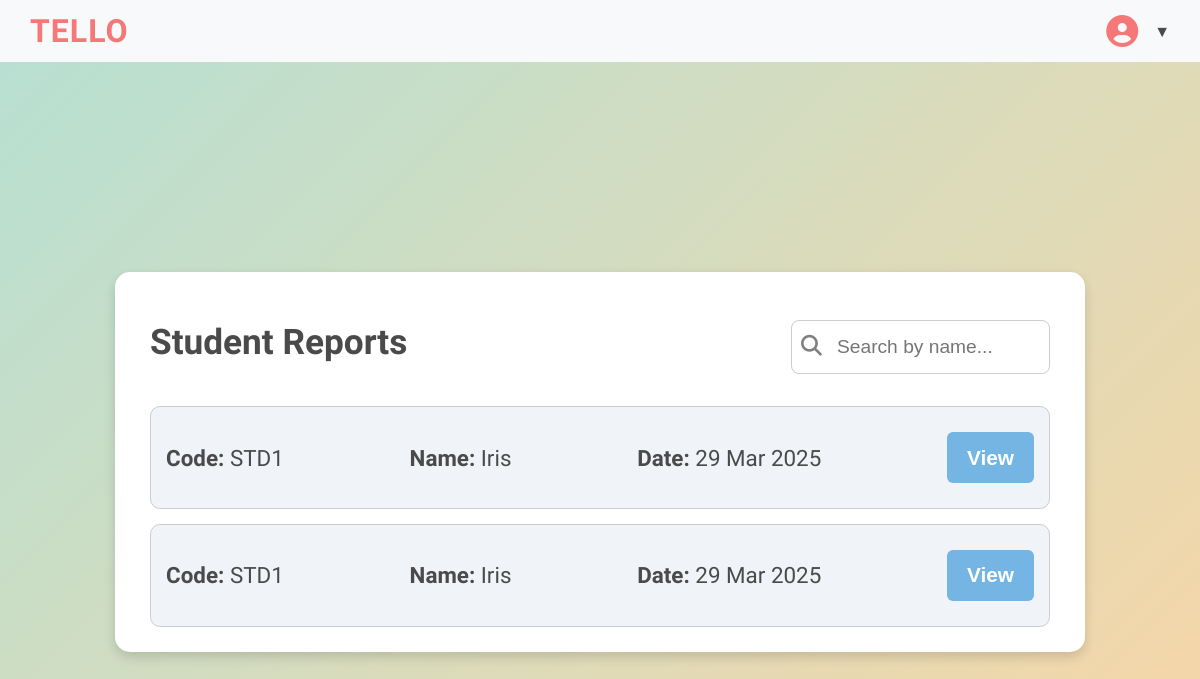
The page /report_list/ on the database its author committed.
### tello/models.py (models this page shows, shortened)
class Student(models.Model):
    studentid = models.AutoField(primary_key=True)
    studentcode = models.CharField(max_length=4, unique=True)
    studentname = models.CharField(max_length=100)
    studentgrade = models.CharField(max_length=50)
    studentage = models.IntegerField()
    assignedteacher = models.ForeignKey(Teacher, on_delete=models.CASCADE)
    additional_notes = models.TextField(blank=True, null=True)
    created_at = models.DateTimeField(auto_now_add=True)

class StudentReport(models.Model):
    story_session = models.ForeignKey(
        StorySession, on_delete=models.CASCADE, related_name="reports")
    vocab_score = models.FloatField()
    structure_sim_score = models.FloatField()
    response_length = models.FloatField()
    avg_engagement = models.FloatField()
    final_score = models.FloatField()
    prompt_interaction_ratio = models.FloatField()
    prompt_interaction_count = models.IntegerField()
    feedback_notes = models.TextField(blank=True, null=True)
    created_at = models.DateTimeField(auto_now_add=True)

### tello/views.py (the view)
# urls.py: path("report_list/", views.report_list, name="report_list"),
def report_list(request):
    reports = StudentReport.objects.select_related(
        'story_session__student').all()
    report_data = [
        {
            'id': report.id,
            'student_id': report.story_session.student.studentcode,
            'student_name': report.story_session.student.studentname,
            'created_at': report.created_at
        }
        for report in reports
    ]
    return render(request, 'report_list.html', {'reports': report_data})

### tello/templates/report_list.html (shortened to what this page needs)
{% extends 'base.html' %} {% block links %}
<link rel="stylesheet" href="/static/css/report_list.css" />
{% endblock %} {% load static %} {% block content %}
<div class="body-container">
  <div class="dashboard-container">
    <header
      style="display: flex; justify-content: space-between; align-items: center"
    >
      <h1>Student Reports</h1>
      <div style="position: relative; display: flex; align-items: center">
        <i
          class="fas fa-search"
          style="
            position: absolute;
            left: 10px;
            top: 40%;
            font-size: 1.3rem;
            color: gray;
          "
        >
        </i>
        <input
          type="text"
          id="searchBar"
          placeholder="Search by name..."
          onkeyup="filterReports()"
          style="
            padding: 15px 12px;
            padding-left: 45px; /* Push text right so it doesn’t overlap icon */
            font-size: 1.2rem;
            border: 1px solid #ccc;
            border-radius: 8px;
            outline: none;
            width: 200px;
          "
        />
      </div>
    </header>
    <main>
      <section class="report-list">
        {% if reports %} {% for report in reports %}
        <div class="report-card" data-name="{{ report.student_name }}">
          <p><strong>Code:</strong> {{ report.student_id }}</p>
          <p><strong>Name:</strong> {{ report.student_name }}</p>
          <p><strong>Date:</strong> {{ report.created_at|date:"d M Y" }}</p>
          <button class="view-btn" onclick="viewReport('{{ report.id }}')">
            View
          </button>
        </div>
        {% endfor %} {% else %}
        <p>No reports available yet.</p>
        {% endif %}
      </section>
    </main>
  </div>
</div>
{% endblock %}

### static/css/styles.css (style rules this page uses)
body { margin: 0; padding: 0; font-family: "Comic Neue", sans-serif; }

### static/css/report_list.css (style rules this page uses)
.body-container { font-family: "Comic Neue", sans-serif; margin: 0; padding: 0; background: linear-gradient(135deg, #b8e0d2, #fad6a5); display: flex; justify-content: center; align-items: center; min-height: 100vh; color: #4a4a4a; }
.dashboard-container { width: 90%; max-width: 900px; background: white; padding: 25px 35px; border-radius: 15px; box-shadow: 0 5px 12px rgba(0, 0, 0, 0.15); animation: fadeIn 1s ease-in-out; }
header { text-align: center; margin-bottom: 20px; }
header h1 { font-size: 2.2rem; }
#searchBar { width: 100%; max-width: 300px; padding: 10px; margin-top: 10px; font-size: 1.2rem; border: 2px solid #6bb197; border-radius: 6px; outline: none; transition: 0.3s; }
.report-list { display: flex; flex-direction: column; gap: 15px; }
.report-card { background: #f0f4f8; padding: 15px; border-radius: 10px; border: 1px solid #ccc; transition: all 0.3s; display: flex; flex-direction: row; justify-content: space-between; }
.report-card p { font-size: 1.4rem; }
.view-btn { display: block; background: #74b5e3; color: white; margin: 10px 0px; padding: 0px 20px; font-size: 1.3rem; font-weight: 600; border: none; border-radius: 6px; cursor: pointer; transition: all 0.3s; }

### rows shown on the page
Student: student_id "STD1" "STD1", student_name "Iris" "Iris"
StudentReport: created_at "29 Mar 2025"
StudentReport: created_at "29 Mar 2025"
